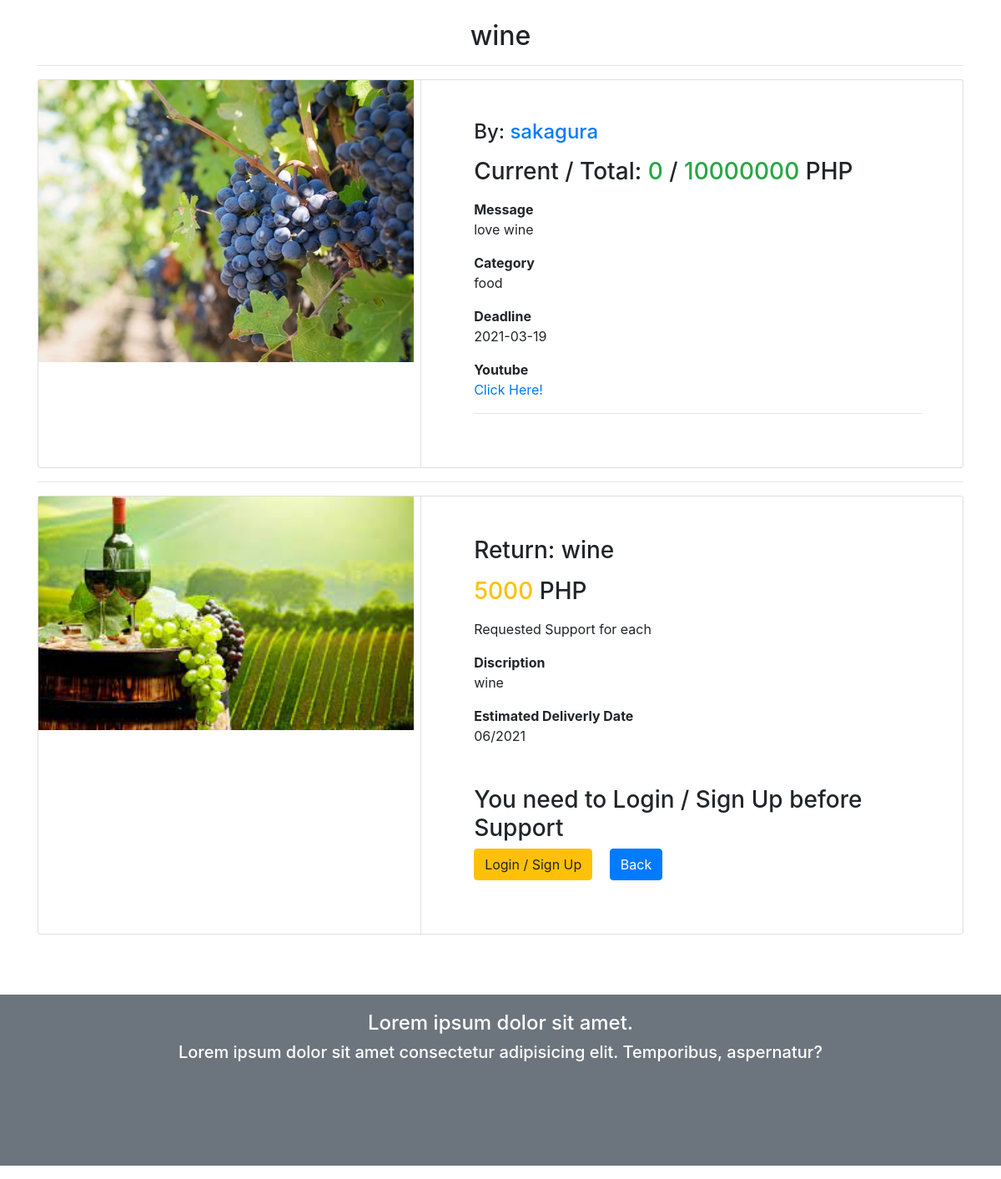
/pj_detail.php?project_id=12, run on the app's committed database.
### tables this page shows
CREATE TABLE `project` (
  `project_id` int(11) NOT NULL,
  `user_id` int(11) NOT NULL,
  `total_support` varchar(100) DEFAULT NULL,
  `deadline` date DEFAULT NULL,
  `tytle` varchar(100) NOT NULL,
  `company_name` varchar(100) NOT NULL,
  `company_url` varchar(100) DEFAULT NULL,
  `category` varchar(100) DEFAULT NULL,
  `project_img` varchar(100) DEFAULT NULL,
  `movie_url` varchar(255) DEFAULT NULL,
  `message` text,
  `return_support` varchar(100) DEFAULT NULL,
  `return_product` varchar(255) DEFAULT NULL,
  `return_discription` text,
  `return_date` varchar(100) DEFAULT NULL,
  `return_img` varchar(255) DEFAULT NULL,
  `pj_date_added` timestamp NOT NULL DEFAULT CURRENT_TIMESTAMP
);

### classes/Database.php (called while the page is built, shortened)
<?php
    class Database{
        private $servername='us-cdbr-east-04.cleardb.com';
        private $username='b185b47a594a3b';
        private $password='dee1e978';
        private $db_name='heroku_23d4a01d829b1a3';
        public function __construct(){
            $this->conn = new mysqli(
                $this->servername,
                $this->username,
                $this->password,
                $this->db_name
            );
            if($this->conn == TRUE){
                return $this->conn;
            } else{
                die('ERROR '.$this->conn->connect_error);
            }
        }
    }
?>

### profile_action.php (called while the page is built, shortened)
<?php
    include 'classes/Profile.php';
    $profileObj = new Profile;
?>

### classes/Profile.php (called while the page is built, shortened)
<?php
    include 'Database.php';
    class Profile extends Database{
        public function get_one_project($project_id){
            $sql = "SELECT * FROM project WHERE project_id = '$project_id'";
            $result = $this->conn->query($sql);
            if($result == FALSE){
                die('ERROR: '.$this->conn->error);
            }else{
                return $result->fetch_assoc();
            }
        }
        public function total_project_support($project_id){
            $sql = "SELECT sum(CAST(p_price AS UNSIGNED))AS tp_support FROM payment WHERE project_id = '$project_id'";
            $result = $this->conn->query($sql);
            if($result == FALSE){
               return FALSE;
            }else{
                return $result->fetch_assoc();
            }
        }
    }
?>

### pj_detail.php (the view, shortened to what this page needs)
<?php
    include 'profile_action.php';
    $project_id = $_GET['project_id'];
    $one_project = $profileObj->get_one_project($project_id);
    $total_project_support = $profileObj->total_project_support($project_id);
?>
<!doctype html>
<html lang="en">
  <head>
    <link rel="stylesheet" href="https://stackpath.bootstrapcdn.com/bootstrap/4.3.1/css/bootstrap.min.css">
  </head>
  <body>
  <div class="container">
    <br>
    <h2 class="text-center">
        <?php echo $one_project['tytle'] ?>
    </h2>
    <hr>
    <div class="card">
        <div class="row">
        <aside class="col-sm-5 border-right">
            <article class="gallery-wrap">
                <div class="img-big-wrap">
                    <div> <img src="project_img/<?php echo $one_project['project_img'] ?>" alt="project image"></div>
                </div>
            </article>
        </aside>
        <aside class="col-sm-7">
        <article class="card-body p-5">
        <h4 class="title mb-3">By: <a href="<?php echo $one_project['company_url'] ?>"><?php echo $one_project['company_name'] ?></a></h4>
    <p class="price-detail-wrap">
        <span class="price h3">
        Current / Total: <span class="text-success"><?php if($total_project_support['tp_support']==false){echo "0";}else{echo $total_project_support['tp_support'];} ?></span> / <span class="text-success"><?php echo $one_project['total_support'] ?></span> PHP
        </span>
    </p>
    <dl class="item-property">
    <dt>Message</dt>
    <dd><p><?php echo $one_project['message'] ?></p></dd>
    </dl>
    <dl class="param param-feature">
    <dt>Category</dt>
    <dd><?php echo $one_project['category'] ?></dd>
    </dl>
    <dl class="param param-feature">
    <dt>Deadline</dt>
    <dd><?php echo $one_project['deadline'] ?></dd>
    </dl>
    <dl class="param param-feature">
    <dt>Youtube</dt>
    <dd><a href="<?php echo $one_project['movie_url'] ?>">Click Here!</a></dd>
    </dl>
    <hr>
    </article>
            </aside>
        </div>
    </div>
    <hr>
    <div class="card">
        <div class="row">
        <aside class="col-sm-5 border-right">
            <article class="gallery-wrap">
                <div class="img-big-wrap">
                    <div> <img src="return_img/<?php echo $one_project['return_img'] ?>" alt="return image"></div>
                </div>
            </article>
        </aside>
        <aside class="col-sm-7">
        <article class="card-body p-5">
        <h3 class="title mb-3">Return: <?php echo $one_project['return_product'] ?></h3>
    <p class="price-detail-wrap">
        <span class="price h3">
            <span class="num text-warning"><?php echo $one_project['return_support'] ?></span> PHP
        </span> <p>Requested Support for each</p>
    </p>
    <dl class="item-property">
    <dt>Discription</dt>
    <dd><p><?php echo $one_project['return_discription'] ?></p></dd>
    </dl>
    <dl class="param param-feature">
    <dt>Estimated Deliverly Date</dt>
    <dd><?php echo $one_project['return_date'] ?></dd>
    </dl>
    <dl class="param param-feature">
    <?php if(isset($_SESSION['user_id'])){ ?>
        <form action="project_payment.php">
            <hr>
            <a href="project_payment.php?project_id=<?php echo $project_id ?>" class="btn btn-lg btn-primary text-uppercase"> Support! </a>
            <a href="message_form.php?project_id=<?php echo $project_id ?>" class="btn btn-lg btn-outline-primary text-uppercase"> Ask to Owner </a>
        </form>
    <?php }else{ ?>
        <h3 class="mt-5">You need to Login / Sign Up before Support</h3>
        <a href="login.php" class="btn btn-warning">Login / Sign Up</a>
        <a class="btn btn-primary mx-3" href="pj_read.php">Back</a>
     <?php } ?>
    </article>
            </aside>
        </div>
    </div>
</div>
<br><br><br>
<article class="bg-secondary mb-3">
<div class="card-body text-center">
    <h4 class="text-white">Lorem ipsum dolor sit amet. </h4>
<p class="h5 text-white"> Lorem ipsum dolor sit amet consectetur adipisicing elit. Temporibus, aspernatur?</p>   <br>
</div>
<br><br><br>
</article>
  </body>
</html>

### pj_detail.php (style rules this page uses)
.gallery-wrap .img-big-wrap img { height: auto; width: 450px; display: inline-block; cursor: zoom-in; }

### data on the page
project: tytle "wine", project_img (picture), company_name "sakagura", total_support "10000000", message "love wine", category "food", deadline "2021-03-19", return_img (picture), return_product "wine", return_support "5000", return_discription "wine", return_date "06/2021"
